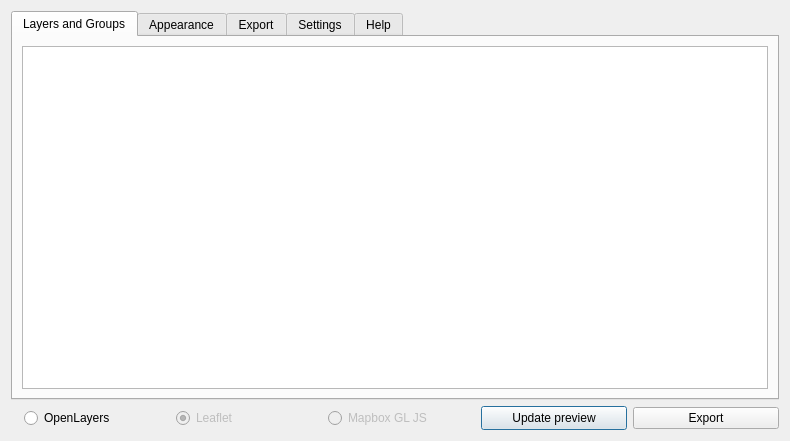
<?xml version="1.0" encoding="UTF-8"?>
<ui version="4.0">
 <class>MainDialog</class>
 <widget class="QDialog" name="MainDialog">
  <property name="geometry">
   <rect>
    <x>0</x>
    <y>0</y>
    <width>790</width>
    <height>441</height>
   </rect>
  </property>
  <property name="windowTitle">
   <string>Make OpenGIS - open source webgis</string>
  </property>
  <property name="windowIcon">
   <iconset>
    <normaloff>:/plugins/qgis2opengis/icons/qgis2opengis.png</normaloff>:/plugins/qgis2opengis/icons/qgis2opengis.png</iconset>
  </property>
  <layout class="QHBoxLayout" name="horizontalLayout">
   <item>
    <layout class="QVBoxLayout" name="verticalLayout_5">
     <item>
      <widget class="QTabWidget" name="tabWidget">
       <property name="minimumSize">
        <size>
         <width>400</width>
         <height>0</height>
        </size>
       </property>
       <property name="autoFillBackground">
        <bool>true</bool>
       </property>
       <property name="currentIndex">
        <number>0</number>
       </property>
       <widget class="QWidget" name="tab_layers_and_groups">
        <attribute name="title">
         <string>Layers and Groups</string>
        </attribute>
        <layout class="QGridLayout" name="gridLayout">
         <item row="0" column="0">
          <layout class="QVBoxLayout" name="verticalLayout_10">
           <item>
            <widget class="QTreeWidget" name="layersTree">
             <property name="minimumSize">
              <size>
               <width>0</width>
               <height>0</height>
              </size>
             </property>
             <property name="frameShape">
              <enum>QFrame::StyledPanel</enum>
             </property>
             <property name="horizontalScrollBarPolicy">
              <enum>Qt::ScrollBarAsNeeded</enum>
             </property>
             <property name="alternatingRowColors">
              <bool>false</bool>
             </property>
             <property name="wordWrap">
              <bool>true</bool>
             </property>
             <attribute name="headerVisible">
              <bool>false</bool>
             </attribute>
             <attribute name="headerDefaultSectionSize">
              <number>200</number>
             </attribute>
             <column>
              <property name="text">
               <string notr="true">1</string>
              </property>
             </column>
             <column>
              <property name="text">
               <string>2</string>
              </property>
             </column>
            </widget>
           </item>
          </layout>
         </item>
        </layout>
        <zorder></zorder>
       </widget>
       <widget class="QWidget" name="tab_appearance">
        <attribute name="title">
         <string>Appearance</string>
        </attribute>
        <layout class="QHBoxLayout" name="horizontalLayout_15">
         <item>
          <layout class="QVBoxLayout" name="verticalLayout_4">
           <item>
            <widget class="QTreeWidget" name="appearanceParams">
             <property name="sizePolicy">
              <sizepolicy hsizetype="Expanding" vsizetype="Expanding">
               <horstretch>0</horstretch>
               <verstretch>0</verstretch>
              </sizepolicy>
             </property>
             <property name="minimumSize">
              <size>
               <width>0</width>
               <height>0</height>
              </size>
             </property>
             <property name="maximumSize">
              <size>
               <width>16777215</width>
               <height>16777215</height>
              </size>
             </property>
             <property name="frameShape">
              <enum>QFrame::StyledPanel</enum>
             </property>
             <property name="frameShadow">
              <enum>QFrame::Sunken</enum>
             </property>
             <property name="horizontalScrollBarPolicy">
              <enum>Qt::ScrollBarAlwaysOff</enum>
             </property>
             <property name="autoScroll">
              <bool>false</bool>
             </property>
             <attribute name="headerVisible">
              <bool>false</bool>
             </attribute>
             <attribute name="headerCascadingSectionResizes">
              <bool>false</bool>
             </attribute>
             <attribute name="headerDefaultSectionSize">
              <number>200</number>
             </attribute>
             <column>
              <property name="text">
               <string>Setting</string>
              </property>
             </column>
             <column>
              <property name="text">
               <string>Value</string>
              </property>
             </column>
            </widget>
           </item>
          </layout>
         </item>
        </layout>
       </widget>
       <widget class="QWidget" name="tab_export">
        <property name="sizePolicy">
         <sizepolicy hsizetype="Preferred" vsizetype="Preferred">
          <horstretch>0</horstretch>
          <verstretch>0</verstretch>
         </sizepolicy>
        </property>
        <attribute name="title">
         <string>Export</string>
        </attribute>
        <layout class="QVBoxLayout" name="verticalLayout">
         <item>
          <layout class="QVBoxLayout" name="verticalLayout_3">
           <item>
            <widget class="QTreeWidget" name="exportParams">
             <property name="sizePolicy">
              <sizepolicy hsizetype="Expanding" vsizetype="Expanding">
               <horstretch>0</horstretch>
               <verstretch>0</verstretch>
              </sizepolicy>
             </property>
             <property name="minimumSize">
              <size>
               <width>0</width>
               <height>0</height>
              </size>
             </property>
             <property name="maximumSize">
              <size>
               <width>16777215</width>
               <height>16777215</height>
              </size>
             </property>
             <property name="frameShape">
              <enum>QFrame::StyledPanel</enum>
             </property>
             <property name="frameShadow">
              <enum>QFrame::Sunken</enum>
             </property>
             <property name="horizontalScrollBarPolicy">
              <enum>Qt::ScrollBarAlwaysOff</enum>
             </property>
             <property name="autoScroll">
              <bool>false</bool>
             </property>
             <attribute name="headerVisible">
              <bool>false</bool>
             </attribute>
             <attribute name="headerCascadingSectionResizes">
              <bool>false</bool>
             </attribute>
             <attribute name="headerDefaultSectionSize">
              <number>200</number>
             </attribute>
             <column>
              <property name="text">
               <string>Setting</string>
              </property>
             </column>
             <column>
              <property name="text">
               <string>Value</string>
              </property>
             </column>
            </widget>
           </item>
          </layout>
         </item>
        </layout>
       </widget>
       <widget class="QWidget" name="tab_settings">
        <attribute name="title">
         <string>Settings</string>
        </attribute>
        <layout class="QHBoxLayout" name="horizontalLayout_5">
         <item>
          <layout class="QVBoxLayout" name="verticalLayout_2">
           <item>
            <widget class="QCheckBox" name="previewOnStartup">
             <property name="text">
              <string>Preview on startup</string>
             </property>
             <property name="checked">
              <bool>true</bool>
             </property>
            </widget>
           </item>
           <item>
            <widget class="QCheckBox" name="closeFeedbackOnSuccess">
             <property name="text">
              <string>Close feedback on success</string>
             </property>
             <property name="checked">
              <bool>true</bool>
             </property>
            </widget>
           </item>
           <item>
            <layout class="QHBoxLayout" name="horizontalLayout_6">
             <property name="sizeConstraint">
              <enum>QLayout::SetFixedSize</enum>
             </property>
             <item>
              <widget class="QLabel" name="previewFeatureLimitLabel">
               <property name="sizePolicy">
                <sizepolicy hsizetype="Fixed" vsizetype="Fixed">
                 <horstretch>0</horstretch>
                 <verstretch>0</verstretch>
                </sizepolicy>
               </property>
               <property name="text">
                <string>Preview feature limit per layer: </string>
               </property>
              </widget>
             </item>
             <item>
              <widget class="QLineEdit" name="previewFeatureLimit">
               <property name="sizePolicy">
                <sizepolicy hsizetype="Fixed" vsizetype="Fixed">
                 <horstretch>0</horstretch>
                 <verstretch>0</verstretch>
                </sizepolicy>
               </property>
              </widget>
             </item>
            </layout>
           </item>
          </layout>
         </item>
        </layout>
       </widget>
       <widget class="QWidget" name="tab_help">
        <property name="styleSheet">
         <string notr="true">background-color: rgb(255, 255, 255);</string>
        </property>
        <attribute name="title">
         <string>Help</string>
        </attribute>
        <layout class="QHBoxLayout" name="horizontalLayout_4">
         <item>
          <widget class="QTextBrowser" name="helpField">
           <property name="font">
            <font>
             <pointsize>11</pointsize>
            </font>
           </property>
           <property name="styleSheet">
            <string notr="true">padding: 10px;</string>
           </property>
           <property name="frameShape">
            <enum>QFrame::NoFrame</enum>
           </property>
           <property name="frameShadow">
            <enum>QFrame::Plain</enum>
           </property>
           <property name="lineWidth">
            <number>0</number>
           </property>
          </widget>
         </item>
        </layout>
       </widget>
      </widget>
     </item>
     <item>
      <layout class="QHBoxLayout" name="horizontalLayout_2" stretch="0,0,0,0,0,0">
       <property name="spacing">
        <number>6</number>
       </property>
       <property name="bottomMargin">
        <number>0</number>
       </property>
       <item>
        <spacer name="horizontalSpacer">
         <property name="orientation">
          <enum>Qt::Horizontal</enum>
         </property>
         <property name="sizeType">
          <enum>QSizePolicy::Fixed</enum>
         </property>
         <property name="sizeHint" stdset="0">
          <size>
           <width>13</width>
           <height>20</height>
          </size>
         </property>
        </spacer>
       </item>
       <item>
        <widget class="QRadioButton" name="ol3">
         <property name="text">
          <string>OpenLayers</string>
         </property>
         <property name="icon">
          <iconset>
           <normaloff>icons/ol.png</normaloff>icons/ol.png</iconset>
         </property>
         <property name="checked">
          <bool>false</bool>
         </property>
         <attribute name="buttonGroup">
          <string notr="true">mapFormat</string>
         </attribute>
        </widget>
       </item>
       <item>
        <widget class="QRadioButton" name="leaflet">
         <property name="enabled">
          <bool>false</bool>
         </property>
         <property name="text">
          <string>Leaflet</string>
         </property>
         <property name="icon">
          <iconset>
           <normaloff>icons/leaflet.png</normaloff>icons/leaflet.png</iconset>
         </property>
         <property name="checked">
          <bool>true</bool>
         </property>
         <attribute name="buttonGroup">
          <string notr="true">mapFormat</string>
         </attribute>
        </widget>
       </item>
       <item>
        <widget class="QRadioButton" name="mapbox">
         <property name="enabled">
          <bool>false</bool>
         </property>
         <property name="text">
          <string>Mapbox GL JS</string>
         </property>
         <attribute name="buttonGroup">
          <string notr="true">mapFormat</string>
         </attribute>
        </widget>
       </item>
       <item>
        <widget class="QPushButton" name="buttonPreview">
         <property name="minimumSize">
          <size>
           <width>0</width>
           <height>24</height>
          </size>
         </property>
         <property name="text">
          <string>Update preview</string>
         </property>
         <property name="icon">
          <iconset>
           <normaloff>:/plugins/qgis2opengis/icons/preview.gif</normaloff>:/plugins/qgis2opengis/icons/preview.gif</iconset>
         </property>
        </widget>
       </item>
       <item>
        <widget class="QPushButton" name="buttonExport">
         <property name="text">
          <string>Export</string>
         </property>
         <property name="icon">
          <iconset>
           <normaloff>:/plugins/qgis2opengis/icons/qgis2opengis.png</normaloff>:/plugins/qgis2opengis/icons/qgis2opengis.png</iconset>
         </property>
        </widget>
       </item>
      </layout>
     </item>
    </layout>
   </item>
   <item>
    <layout class="QVBoxLayout" name="right_layout"/>
   </item>
  </layout>
 </widget>
 <resources/>
 <connections/>
 <buttongroups>
  <buttongroup name="mapFormat"/>
 </buttongroups>
</ui>
